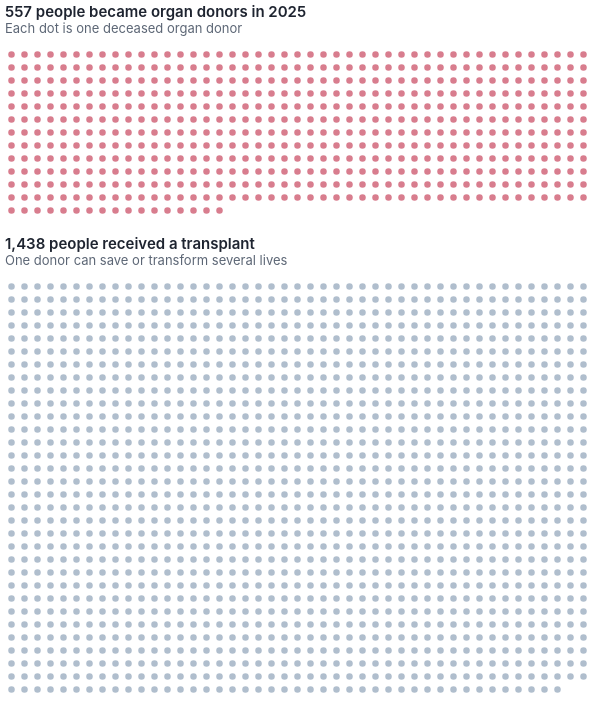

Write a Vega-Lite specification for this figure.
### Vega-Lite specification from a JSON file in a GitHub repository (floating-point values rounded to 4 significant figures)
{"$schema": "https://vega.github.io/schema/vega-lite/v5.json", "description": "Unit chart. Each dot is one person. 557 deceased organ donors in Australia in 2025 made 1,438 transplants possible. Source: Organ and Tissue Authority, 2025 donation and transplantation data.", "background": null, "padding": 5, "config": {"view": {"stroke": null}, "title": {"font": "Inter, system-ui, sans-serif", "fontSize": 15, "fontWeight": 600, "color": "#1e2430", "subtitleFont": "Inter, system-ui, sans-serif", "subtitleFontSize": 13, "subtitleColor": "#5c6675", "anchor": "start", "offset": 12}}, "vconcat": [{"title": {"text": "557 people became organ donors in 2025", "subtitle": "Each dot is one deceased organ donor"}, "width": 585, "height": 169, "data": {"sequence": {"start": 0, "stop": 557, "step": 1, "as": "i"}}, "transform": [{"calculate": "floor(datum.i / 45)", "as": "row"}, {"calculate": "datum.i % 45", "as": "col"}], "mark": {"type": "circle", "size": 42, "color": "#c8465e"}, "encoding": {"x": {"field": "col", "type": "ordinal", "axis": null, "scale": {"paddingInner": 0, "paddingOuter": 0}}, "y": {"field": "row", "type": "ordinal", "axis": null, "scale": {"paddingInner": 0, "paddingOuter": 0}}}}, {"title": {"text": "1,438 people received a transplant", "subtitle": "One donor can save or transform several lives"}, "width": 585, "height": 416, "data": {"sequence": {"start": 0, "stop": 1438, "step": 1, "as": "i"}}, "transform": [{"calculate": "floor(datum.i / 45)", "as": "row"}, {"calculate": "datum.i % 45", "as": "col"}], "mark": {"type": "circle", "size": 42, "color": "#8fa3b8"}, "encoding": {"x": {"field": "col", "type": "ordinal", "axis": null, "scale": {"paddingInner": 0, "paddingOuter": 0}}, "y": {"field": "row", "type": "ordinal", "axis": null, "scale": {"paddingInner": 0, "paddingOuter": 0}}}}]}
